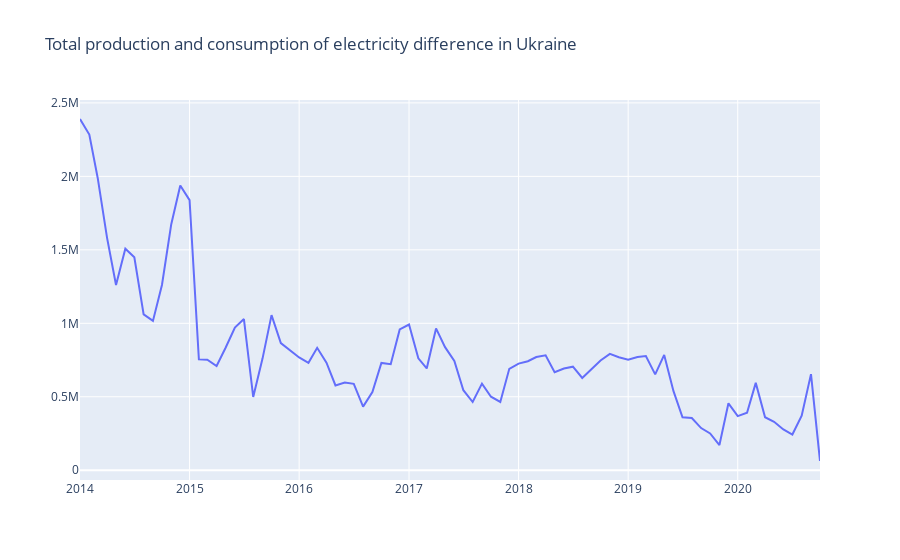

Write notebook code for a chart like this one.
### Markdown cell above
This graph shows us the dynamics of total production and consumption of electricity in Ukraine. Here we can see that each year has a pattern: Ukraine should produce more electricity from October to March because people often use different devices to make temperature conditions suitable. And less for April - September.

### Code cell
fig = go.Figure()
fig.add_trace(
    go.Scatter(
        x=inner_df.datetime, y=inner_df.production_total - inner_df.consumption_total,
        mode='lines',
        name='production_total'
    )
)

fig.update_layout(
    title="Total production and consumption of electricity difference in Ukraine")
fig.show()
